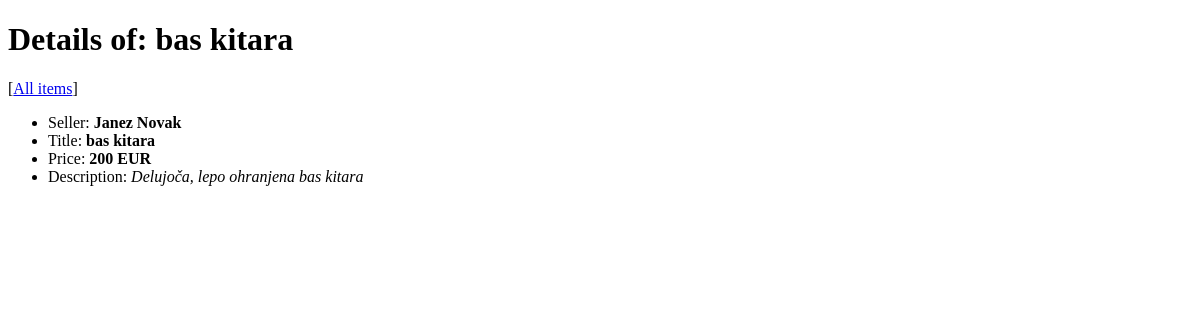
/items/1, run on an earlier commit of the app's database.
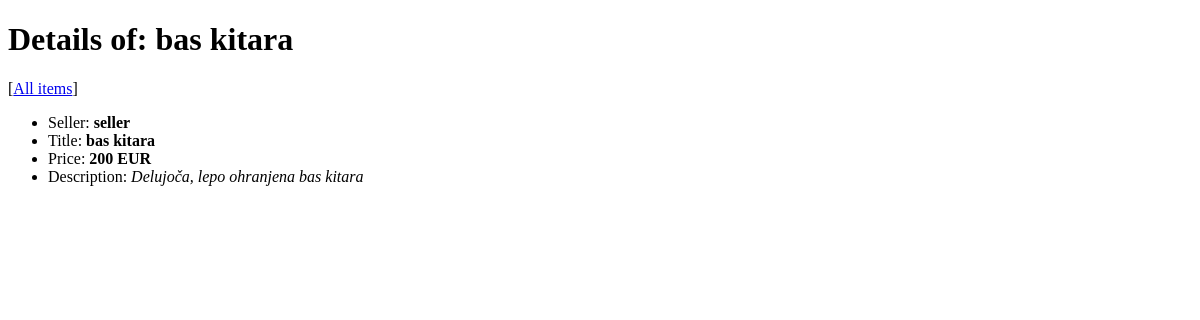
And on a later commit of the database.
### tables this page shows
CREATE TABLE `item` (
  `id` int(11) NOT NULL AUTO_INCREMENT,
  `author` varchar(255) NOT NULL,
  `title` varchar(255) NOT NULL,
  `description` text NOT NULL,
  `price` float NOT NULL,
  active BOOLEAN NOT NULL DEFAULT TRUE, 
  PRIMARY KEY (`id`)
);

### model/DB.php (called while the page is built, shortened)
<?php
class DBInit {
    private static $host = "localhost";
    private static $user = "root";
    private static $password = "ep";
    private static $schema = "onlinestore";
    private static $instance = null;
    public static function getInstance() {
        if (!self::$instance) {
            $config = "mysql:host=" . self::$host
                    . ";dbname=" . self::$schema;
            $options = array(
                PDO::ATTR_ERRMODE => PDO::ERRMODE_EXCEPTION,
                PDO::ATTR_DEFAULT_FETCH_MODE => PDO::FETCH_ASSOC,
                PDO::ATTR_PERSISTENT => true,
                PDO::MYSQL_ATTR_INIT_COMMAND => 'SET NAMES utf8'
            );
            self::$instance = new PDO($config, self::$user, self::$password, $options);
        }
        return self::$instance;
    }
}

### model/AbstractDB.php (called while the page is built, shortened)
<?php
require_once 'model/DB.php';
abstract class AbstractDB {
    protected static $dbh = null;
    public static function getConnection() {
        if (is_null(self::$dbh)) {
            self::$dbh = DBInit::getInstance();
        }
        return self::$dbh;
    }
    public static function query($sql, array $params = []) {
        $stmt = self::getConnection()->prepare($sql);
        $params_filtered = self::filterParams($sql, $params);
        $stmt->execute($params_filtered);
        return $stmt->fetchAll();
    }
    protected static function filterParams($sql, array $params) {
        $params_altered = self::alterKeys($params);
        $sql_split = preg_split("/[\(\) ,]/", $sql);
        $sql_params = array_values(preg_grep('/^:/', $sql_split));
        $result = array();
        foreach ($sql_params as $key => $value) {
            if (isset($params_altered[$value])) {
                $result[$value] = $params_altered[$value];
            }
        }
        return $result;
    }
    protected static function alterKeys(array $params) {
        $result = array();
        foreach ($params as $key => $value) {
            $result[':' . $key] = $value;
        }
        return $result;
    }
}

### model/StoreDB.php (called while the page is built, shortened)
<?php
require_once 'model/AbstractDB.php';
class StoreDB extends AbstractDB {
    public static function get(array $id) {
        $items = parent::query("SELECT id, author, title, description, price, active"
                        . " FROM item"
                        . " WHERE id = :id", $id);
        if (count($items) == 1) {
            return $items[0];
        } else {
            throw new InvalidArgumentException("No such item");
        }
    }
}

### ViewHelper.php (called while the page is built, shortened)
<?php
class ViewHelper {
    public static function render($file, $variables = array()) {
        extract($variables);
        include($file);
        return ob_get_clean();
    }
}

### view/item-detail.php (the view, shortened to what this page needs)
<!DOCTYPE html>
<link rel="stylesheet" type="text/css" href="<?= CSS_URL . "style.css" ?>">
<h1>Details of: <?= $title ?></h1>
<?php
if (isset($_SESSION["loggedin"]) && $_SESSION["loggedin"] === true && $_SESSION["typeOfUser"] == 'S') {
    echo "[";
    echo "<a href=\"./add\">Add new</a>";
    echo " | ";
    echo "<a href=\".\">All items</a>";
    echo "]";
}
else {
    echo "[";
    echo "<a href=\".\">All items</a>";
    echo "]";
}
?>
<ul>
    <li>Seller: <b><?= $author ?></b></li>
    <li>Title: <b><?= $title ?></b></li>
    <li>Price: <b><?= $price ?> EUR</b></li>
    <li>Description: <i><?= $description ?></i></li>
</ul>

### index.php (shortened to what this page needs)
<?php
require_once("controller/ItemController.php");
require_once("controller/ItemRESTController.php");
$path = isset($_SERVER["PATH_INFO"]) ? trim($_SERVER["PATH_INFO"], "/") : "";
$urls = [
    "/logout$/" => function ($method) {
        ItemController::logout();
    },
    "/^login$/" => function ($method){
        ItemController::login();
    },
    "/^register$/" => function ($method){
        ItemController::register();
    },
    "/^items$/" => function ($method) {
        ItemController::index();
    },
    "/^items\/(\d+)$/" => function ($method, $id) {
        ItemController::get($id);
    },
    "/^profile$/" => function ($mehtod) {
        if (isset($_SESSION["loggedin"]) && $_SESSION["loggedin"] === true) {
            if ($mehtod == "POST") {
                ItemController::updateProfile($_SESSION["id"]);
            }
            else {
                ItemController::profile($_SESSION["id"]);
            }
        }
        else {
            ItemController::index();
        }
    },
    "/^admin$/" => function ($method) {
        if (isset($_SESSION["loggedin"]) && $_SESSION["typeOfUser"] == 'A') {
            ItemController::adminView();
        }
        else {
            ItemController::index();
        }
    },
    "/^sellerEdit\/(\d+)$/" => function ($method, $id) {
        if (isset($_SESSION["loggedin"]) && $_SESSION["typeOfUser"] == 'A') {
            if ($method == "POST") {
                ItemController::editSellerForm($id);
            }
            else {
                ItemController::sellerEdit($id);
            }
        }
        else {
            ItemController::index();
        }
    },
    "/^items\/add$/" => function ($method) {
        if (isset($_SESSION["loggedin"]) && $_SESSION["typeOfUser"] == 'S') {
            if ($method == "POST") {
                ItemController::add();
            } else {
                ItemController::addForm();
            }
        } else {
            ItemController::index();
        }
    },
    "/^items\/edit\/(\d+)$/" => function ($method, $id) {
        if (isset($_SESSION["loggedin"]) && $_SESSION["typeOfUser"] == 'S') {
            if ($method == "POST") {
                ItemController::edit($id);
            } else {
                ItemController::editForm($id);
            }
        }
        else {
            ItemController::index();
        }
    },
    "/^items\/delete\/(\d+)$/" => function ($method, $id) {
        if (isset($_SESSION["loggedin"]) && $_SESSION["typeOfUser"] == 'S') {
            if ($method == "POST") {
                ItemController::delete($id);
            }
        }
        else {
            ItemController::index();
        }
    },
    "/^items\/(\d+)\/(foo|bar|baz)\/(\d+)$/" => function ($method, $id, $val, $num) {
        echo "$id, $val, $num";
    },
    "/^$/" => function () {
        ViewHelper::redirect(BASE_URL . "items");
    },
    "/^api\/items\/(\d+)$/" => function ($method, $id) {
        switch ($method) {
            case "PUT":
                ItemRESTController::edit($id);
                break;
            default:
                ItemRESTController::get($id);
                break;
        }
    },
    "/^api\/items$/" => function ($method) {
        switch ($method) {
            case "POST":
                ItemRESTController::add();
                break;
            default:
                ItemRESTController::index();
                break;
        }
    },
];
foreach ($urls as $pattern => $controller) {
    if (preg_match($pattern, $path, $params)) {
        try {
            $params[0] = $_SERVER["REQUEST_METHOD"];
            $controller(...$params);
        } catch (InvalidArgumentException $e) {
            ViewHelper::error404();
        } catch (Exception $e) {
            ViewHelper::displayError($e, true);
        }
        exit();
    }
}

### controller/ItemController.php (shortened to what this page needs)
<?php
require_once("model/StoreDB.php");
require_once("ViewHelper.php");
class ItemController {
    public static function get($id) {
        echo ViewHelper::render("view/item-detail.php", StoreDB::get(["id" => $id]));
    }
}

What changed in the data, as far as the page shows it:
changed item "bas kitara": author "Janez Novak" → "seller"
